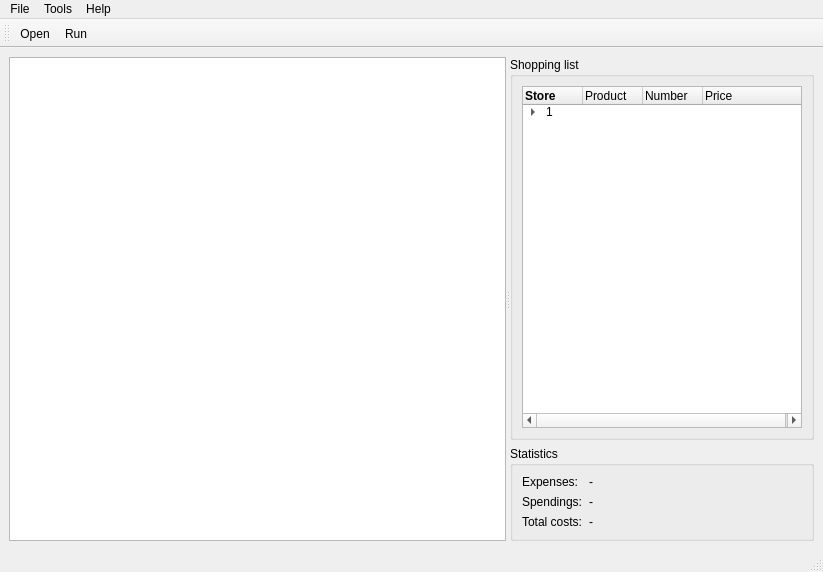
<?xml version="1.0" encoding="UTF-8"?>
<ui version="4.0">
 <class>MainWindow</class>
 <widget class="QMainWindow" name="MainWindow">
  <property name="geometry">
   <rect>
    <x>0</x>
    <y>0</y>
    <width>823</width>
    <height>572</height>
   </rect>
  </property>
  <property name="sizePolicy">
   <sizepolicy hsizetype="MinimumExpanding" vsizetype="MinimumExpanding">
    <horstretch>0</horstretch>
    <verstretch>0</verstretch>
   </sizepolicy>
  </property>
  <property name="windowTitle">
   <string>Shoppingtour</string>
  </property>
  <widget class="QWidget" name="centralwidget">
   <layout class="QVBoxLayout" name="verticalLayout_3">
    <item>
     <widget class="QSplitter" name="splitter">
      <property name="orientation">
       <enum>Qt::Horizontal</enum>
      </property>
      <widget class="GraphWidget" name="graphicsView">
       <property name="sizePolicy">
        <sizepolicy hsizetype="Expanding" vsizetype="Expanding">
         <horstretch>200</horstretch>
         <verstretch>0</verstretch>
        </sizepolicy>
       </property>
       <property name="minimumSize">
        <size>
         <width>480</width>
         <height>480</height>
        </size>
       </property>
       <property name="focusPolicy">
        <enum>Qt::WheelFocus</enum>
       </property>
       <property name="renderHints">
        <set>QPainter::Antialiasing|QPainter::HighQualityAntialiasing|QPainter::SmoothPixmapTransform|QPainter::TextAntialiasing</set>
       </property>
       <property name="dragMode">
        <enum>QGraphicsView::ScrollHandDrag</enum>
       </property>
       <property name="cacheMode">
        <set>QGraphicsView::CacheBackground</set>
       </property>
       <property name="resizeAnchor">
        <enum>QGraphicsView::AnchorUnderMouse</enum>
       </property>
       <property name="viewportUpdateMode">
        <enum>QGraphicsView::SmartViewportUpdate</enum>
       </property>
      </widget>
      <widget class="QWidget" name="verticalLayoutWidget">
       <layout class="QVBoxLayout" name="verticalLayout">
        <item>
         <widget class="QGroupBox" name="verticalGroupBox_2">
          <property name="sizePolicy">
           <sizepolicy hsizetype="Expanding" vsizetype="Expanding">
            <horstretch>0</horstretch>
            <verstretch>0</verstretch>
           </sizepolicy>
          </property>
          <property name="title">
           <string>Shopping list</string>
          </property>
          <layout class="QVBoxLayout" name="verticalLayout_2">
           <item>
            <widget class="QTreeWidget" name="shoppingTree">
             <property name="sizePolicy">
              <sizepolicy hsizetype="MinimumExpanding" vsizetype="Expanding">
               <horstretch>200</horstretch>
               <verstretch>0</verstretch>
              </sizepolicy>
             </property>
             <property name="minimumSize">
              <size>
               <width>280</width>
               <height>0</height>
              </size>
             </property>
             <property name="alternatingRowColors">
              <bool>true</bool>
             </property>
             <attribute name="headerDefaultSectionSize">
              <number>60</number>
             </attribute>
             <column>
              <property name="text">
               <string>Store</string>
              </property>
              <property name="font">
               <font>
                <weight>75</weight>
                <bold>true</bold>
               </font>
              </property>
             </column>
             <column>
              <property name="text">
               <string>Product</string>
              </property>
              <property name="toolTip">
               <string>Number of products to be bought</string>
              </property>
             </column>
             <column>
              <property name="text">
               <string>Number</string>
              </property>
              <property name="toolTip">
               <string>Number of products to be bought</string>
              </property>
             </column>
             <column>
              <property name="text">
               <string>Price</string>
              </property>
              <property name="toolTip">
               <string>Price per item</string>
              </property>
             </column>
             <item>
              <property name="text">
               <string>1</string>
              </property>
              <item>
               <property name="text">
                <string/>
               </property>
               <property name="text">
                <string>Milk</string>
               </property>
               <property name="text">
                <string>3</string>
               </property>
               <property name="text">
                <string>5.34</string>
               </property>
              </item>
             </item>
            </widget>
           </item>
          </layout>
         </widget>
        </item>
        <item>
         <widget class="QGroupBox" name="formGroupBox">
          <property name="sizePolicy">
           <sizepolicy hsizetype="MinimumExpanding" vsizetype="Minimum">
            <horstretch>0</horstretch>
            <verstretch>0</verstretch>
           </sizepolicy>
          </property>
          <property name="title">
           <string>Statistics</string>
          </property>
          <layout class="QFormLayout" name="formLayout">
           <item row="0" column="0">
            <widget class="QLabel" name="label_3">
             <property name="text">
              <string>Expenses:</string>
             </property>
            </widget>
           </item>
           <item row="0" column="1">
            <widget class="QLabel" name="expenses">
             <property name="minimumSize">
              <size>
               <width>10</width>
               <height>0</height>
              </size>
             </property>
             <property name="text">
              <string>-</string>
             </property>
            </widget>
           </item>
           <item row="1" column="0">
            <widget class="QLabel" name="label_4">
             <property name="text">
              <string>Spendings:</string>
             </property>
            </widget>
           </item>
           <item row="2" column="0">
            <widget class="QLabel" name="label_2">
             <property name="text">
              <string>Total costs:</string>
             </property>
            </widget>
           </item>
           <item row="1" column="1">
            <widget class="QLabel" name="spendings">
             <property name="minimumSize">
              <size>
               <width>10</width>
               <height>0</height>
              </size>
             </property>
             <property name="text">
              <string>-</string>
             </property>
            </widget>
           </item>
           <item row="2" column="1">
            <widget class="QLabel" name="total">
             <property name="minimumSize">
              <size>
               <width>10</width>
               <height>0</height>
              </size>
             </property>
             <property name="text">
              <string>-</string>
             </property>
            </widget>
           </item>
          </layout>
         </widget>
        </item>
       </layout>
      </widget>
     </widget>
    </item>
   </layout>
  </widget>
  <widget class="QMenuBar" name="menubar">
   <property name="geometry">
    <rect>
     <x>0</x>
     <y>0</y>
     <width>823</width>
     <height>22</height>
    </rect>
   </property>
   <widget class="QMenu" name="menuTools">
    <property name="title">
     <string>Tools</string>
    </property>
    <addaction name="actionPreferences"/>
   </widget>
   <widget class="QMenu" name="menuFile">
    <property name="title">
     <string>File</string>
    </property>
    <addaction name="actionOpen"/>
    <addaction name="actionQuit"/>
   </widget>
   <widget class="QMenu" name="menuHelp">
    <property name="title">
     <string>Help</string>
    </property>
   </widget>
   <addaction name="menuFile"/>
   <addaction name="menuTools"/>
   <addaction name="menuHelp"/>
  </widget>
  <widget class="QStatusBar" name="statusbar"/>
  <widget class="QToolBar" name="toolBar">
   <property name="windowTitle">
    <string>toolBar</string>
   </property>
   <attribute name="toolBarArea">
    <enum>TopToolBarArea</enum>
   </attribute>
   <attribute name="toolBarBreak">
    <bool>false</bool>
   </attribute>
   <addaction name="actionOpen"/>
   <addaction name="actionRun"/>
  </widget>
  <action name="actionPreferences">
   <property name="text">
    <string>Preferences</string>
   </property>
  </action>
  <action name="actionOpen">
   <property name="text">
    <string>Open...</string>
   </property>
   <property name="shortcut">
    <string>Ctrl+O</string>
   </property>
  </action>
  <action name="actionRun">
   <property name="text">
    <string>Run</string>
   </property>
   <property name="toolTip">
    <string>run the calculation</string>
   </property>
   <property name="shortcut">
    <string>Ctrl+R</string>
   </property>
  </action>
  <action name="actionQuit">
   <property name="text">
    <string>Quit</string>
   </property>
   <property name="toolTip">
    <string>Quit application</string>
   </property>
   <property name="shortcut">
    <string>Ctrl+Q</string>
   </property>
  </action>
 </widget>
 <customwidgets>
  <customwidget>
   <class>GraphWidget</class>
   <extends>QGraphicsView</extends>
   <header>gui.graphWidget</header>
  </customwidget>
 </customwidgets>
 <resources/>
 <connections>
  <connection>
   <sender>actionQuit</sender>
   <signal>activated()</signal>
   <receiver>MainWindow</receiver>
   <slot>close()</slot>
   <hints>
    <hint type="sourcelabel">
     <x>-1</x>
     <y>-1</y>
    </hint>
    <hint type="destinationlabel">
     <x>306</x>
     <y>231</y>
    </hint>
   </hints>
  </connection>
 </connections>
</ui>
